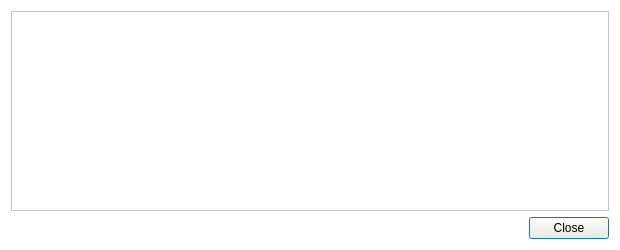
<?xml version="1.0" encoding="UTF-8"?>
<ui version="4.0">
 <class>TransactionDescDialog</class>
 <widget class="QDialog" name="TransactionDescDialog">
  <property name="geometry">
   <rect>
    <x>0</x>
    <y>0</y>
    <width>620</width>
    <height>250</height>
   </rect>
  </property>
  <property name="windowTitle">
   <string>Transaction details</string>
  </property>
  <property name="styleSheet">
   <string notr="true">background-color: rgb(255, 255, 255);</string>
  </property>
  <layout class="QVBoxLayout" name="verticalLayout">
   <item>
    <widget class="QTextEdit" name="detailText">
     <property name="toolTip">
      <string>This pane shows a detailed description of the transaction</string>
     </property>
     <property name="styleSheet">
      <string notr="true">QListView { background: transparent; }</string>
     </property>
     <property name="readOnly">
      <bool>true</bool>
     </property>
    </widget>
   </item>
   <item>
    <widget class="QDialogButtonBox" name="buttonBox">
     <property name="styleSheet">
      <string notr="true">background-color: rgb(255, 248, 227);</string>
     </property>
     <property name="orientation">
      <enum>Qt::Horizontal</enum>
     </property>
     <property name="standardButtons">
      <set>QDialogButtonBox::Close</set>
     </property>
    </widget>
   </item>
  </layout>
 </widget>
 <resources/>
 <connections>
  <connection>
   <sender>buttonBox</sender>
   <signal>accepted()</signal>
   <receiver>TransactionDescDialog</receiver>
   <slot>accept()</slot>
   <hints>
    <hint type="sourcelabel">
     <x>248</x>
     <y>254</y>
    </hint>
    <hint type="destinationlabel">
     <x>157</x>
     <y>274</y>
    </hint>
   </hints>
  </connection>
  <connection>
   <sender>buttonBox</sender>
   <signal>rejected()</signal>
   <receiver>TransactionDescDialog</receiver>
   <slot>reject()</slot>
   <hints>
    <hint type="sourcelabel">
     <x>316</x>
     <y>260</y>
    </hint>
    <hint type="destinationlabel">
     <x>286</x>
     <y>274</y>
    </hint>
   </hints>
  </connection>
 </connections>
</ui>
